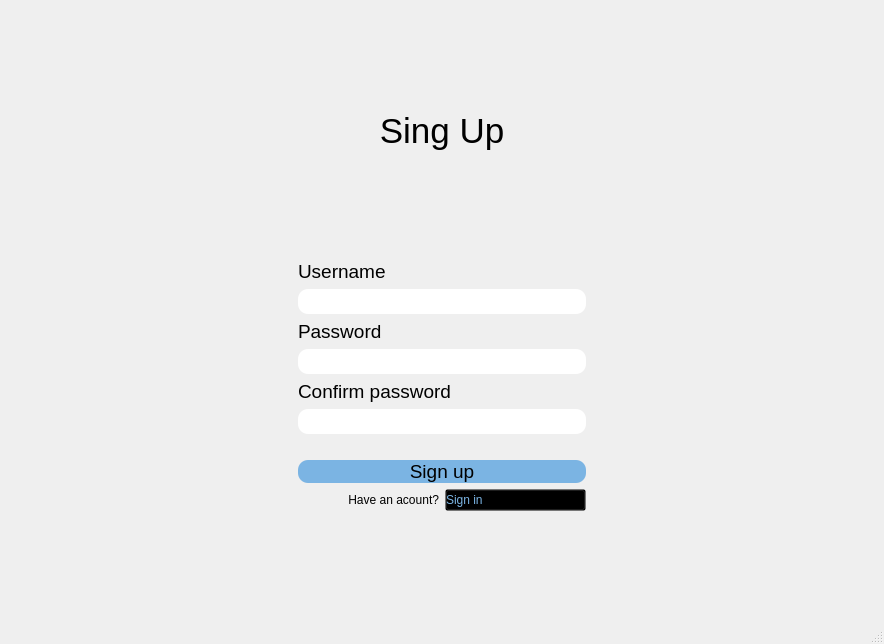
<?xml version="1.0" encoding="UTF-8"?>
<ui version="4.0">
 <class>RegisterFile</class>
 <widget class="QMainWindow" name="RegisterFile">
  <property name="geometry">
   <rect>
    <x>0</x>
    <y>0</y>
    <width>884</width>
    <height>644</height>
   </rect>
  </property>
  <property name="windowTitle">
   <string>MainWindow</string>
  </property>
  <widget class="QWidget" name="centralwidget">
   <layout class="QHBoxLayout" name="horizontalLayout_2">
    <item>
     <spacer name="horizontalSpacer_2">
      <property name="orientation">
       <enum>Qt::Horizontal</enum>
      </property>
      <property name="sizeHint" stdset="0">
       <size>
        <width>40</width>
        <height>20</height>
       </size>
      </property>
     </spacer>
    </item>
    <item>
     <layout class="QVBoxLayout" name="verticalLayout_3">
      <item>
       <spacer name="verticalSpacer_2">
        <property name="orientation">
         <enum>Qt::Vertical</enum>
        </property>
        <property name="sizeHint" stdset="0">
         <size>
          <width>20</width>
          <height>40</height>
         </size>
        </property>
       </spacer>
      </item>
      <item>
       <widget class="QLabel" name="label_Title">
        <property name="font">
         <font>
          <pointsize>26</pointsize>
         </font>
        </property>
        <property name="text">
         <string>Sing Up</string>
        </property>
        <property name="alignment">
         <set>Qt::AlignCenter</set>
        </property>
       </widget>
      </item>
      <item>
       <spacer name="verticalSpacer_3">
        <property name="orientation">
         <enum>Qt::Vertical</enum>
        </property>
        <property name="sizeHint" stdset="0">
         <size>
          <width>20</width>
          <height>40</height>
         </size>
        </property>
       </spacer>
      </item>
      <item>
       <layout class="QVBoxLayout" name="verticalLayout">
        <item>
         <widget class="QLabel" name="label_username">
          <property name="font">
           <font>
            <pointsize>14</pointsize>
           </font>
          </property>
          <property name="text">
           <string>Username</string>
          </property>
         </widget>
        </item>
        <item>
         <widget class="QLineEdit" name="lineEdit_username">
          <property name="font">
           <font>
            <pointsize>14</pointsize>
           </font>
          </property>
          <property name="styleSheet">
           <string notr="true">border-radius:10px;
padding:20px 5px  20px 5pxl;
</string>
          </property>
         </widget>
        </item>
       </layout>
      </item>
      <item>
       <layout class="QVBoxLayout" name="verticalLayout_2">
        <item>
         <widget class="QLabel" name="label_password">
          <property name="font">
           <font>
            <pointsize>14</pointsize>
           </font>
          </property>
          <property name="text">
           <string>Password</string>
          </property>
         </widget>
        </item>
        <item>
         <widget class="QLineEdit" name="lineEdit_password">
          <property name="font">
           <font>
            <pointsize>14</pointsize>
           </font>
          </property>
          <property name="styleSheet">
           <string notr="true">border-radius:10px;
padding:20px 5px  20px 5pxl;
</string>
          </property>
          <property name="echoMode">
           <enum>QLineEdit::Password</enum>
          </property>
         </widget>
        </item>
       </layout>
      </item>
      <item>
       <layout class="QVBoxLayout" name="verticalLayout_4">
        <item>
         <widget class="QLabel" name="label_confirm_password">
          <property name="font">
           <font>
            <pointsize>14</pointsize>
           </font>
          </property>
          <property name="text">
           <string>Confirm password</string>
          </property>
         </widget>
        </item>
        <item>
         <widget class="QLineEdit" name="lineEdit_confirm_password">
          <property name="font">
           <font>
            <pointsize>14</pointsize>
           </font>
          </property>
          <property name="styleSheet">
           <string notr="true">border-radius:10px;
padding:20px 5px  20px 5pxl;
</string>
          </property>
          <property name="echoMode">
           <enum>QLineEdit::Password</enum>
          </property>
         </widget>
        </item>
       </layout>
      </item>
      <item>
       <widget class="QPushButton" name="pushButton">
        <property name="font">
         <font>
          <pointsize>14</pointsize>
         </font>
        </property>
        <property name="styleSheet">
         <string notr="true">background-color:#7BB4E3;
border-radius:10px;
padding:20px 0 20px 0l;
margin:20px 0 0 0;</string>
        </property>
        <property name="text">
         <string>Sign up</string>
        </property>
       </widget>
      </item>
      <item>
       <layout class="QHBoxLayout" name="horizontalLayout">
        <item>
         <widget class="QLabel" name="label">
          <property name="text">
           <string> Have an acount?</string>
          </property>
          <property name="alignment">
           <set>Qt::AlignRight|Qt::AlignTrailing|Qt::AlignVCenter</set>
          </property>
         </widget>
        </item>
        <item>
         <widget class="QPushButton" name="pushButton_2">
          <property name="cursor">
           <cursorShape>PointingHandCursor</cursorShape>
          </property>
          <property name="styleSheet">
           <string notr="true">background:transparent;
color:#7BB4E3;
text-align:left;</string>
          </property>
          <property name="text">
           <string>Sign in</string>
          </property>
         </widget>
        </item>
       </layout>
      </item>
      <item>
       <spacer name="verticalSpacer">
        <property name="orientation">
         <enum>Qt::Vertical</enum>
        </property>
        <property name="sizeHint" stdset="0">
         <size>
          <width>20</width>
          <height>40</height>
         </size>
        </property>
       </spacer>
      </item>
     </layout>
    </item>
    <item>
     <spacer name="horizontalSpacer">
      <property name="orientation">
       <enum>Qt::Horizontal</enum>
      </property>
      <property name="sizeHint" stdset="0">
       <size>
        <width>40</width>
        <height>20</height>
       </size>
      </property>
     </spacer>
    </item>
   </layout>
  </widget>
  <widget class="QStatusBar" name="statusbar"/>
 </widget>
 <resources/>
 <connections/>
</ui>
